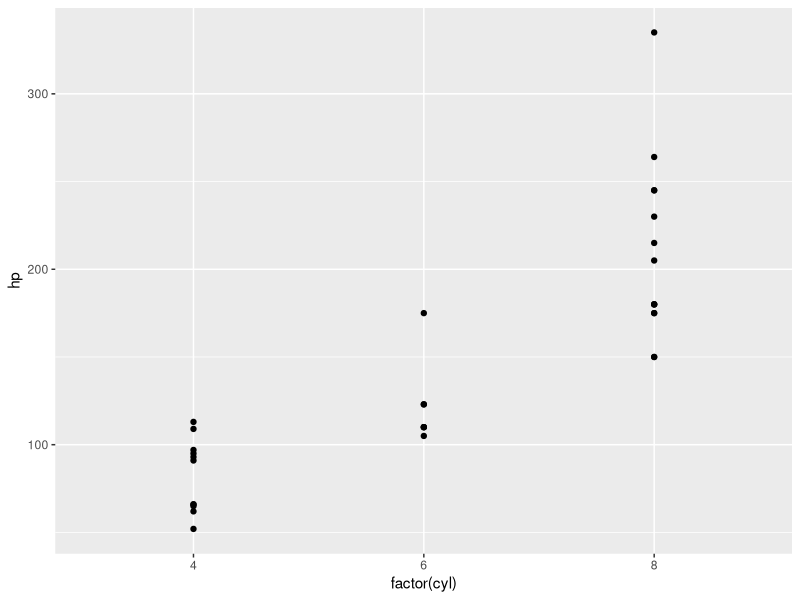
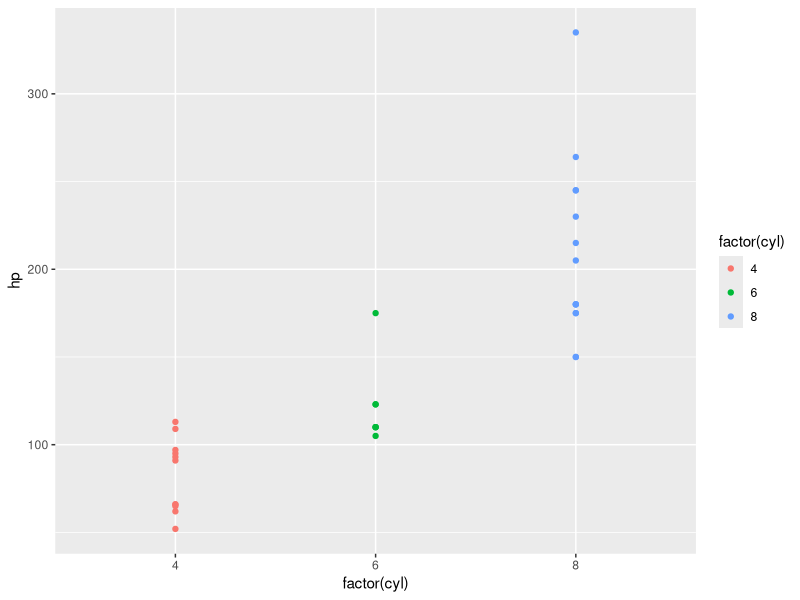
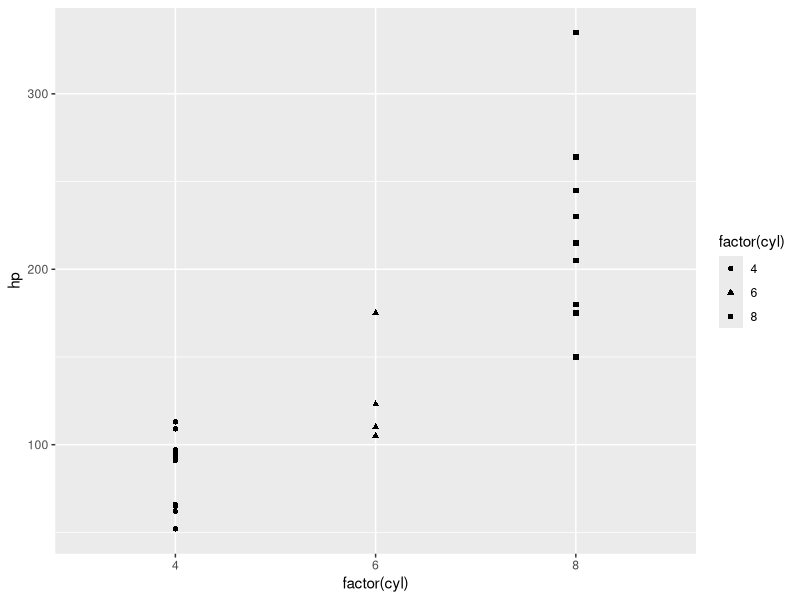
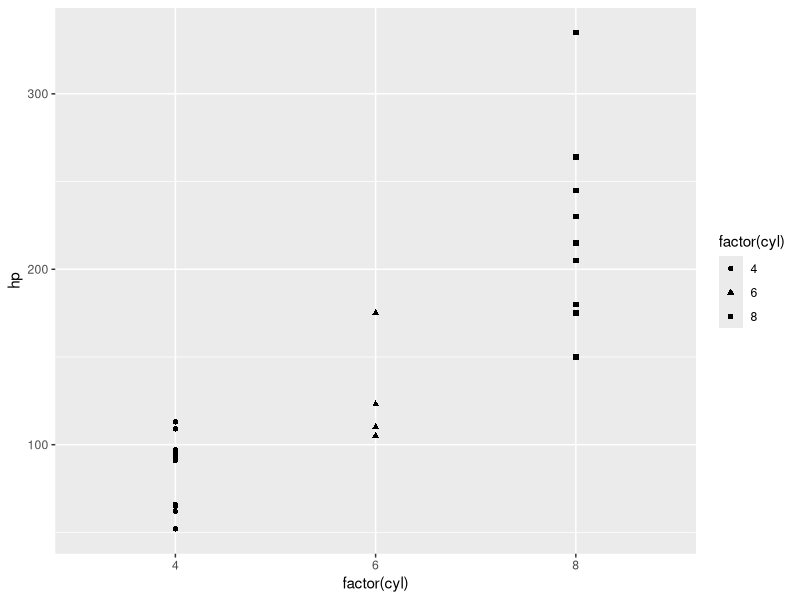
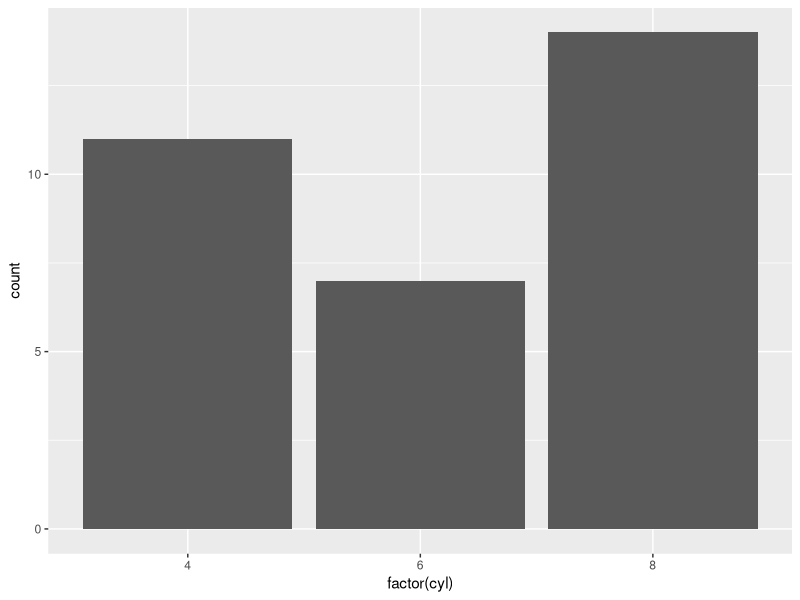
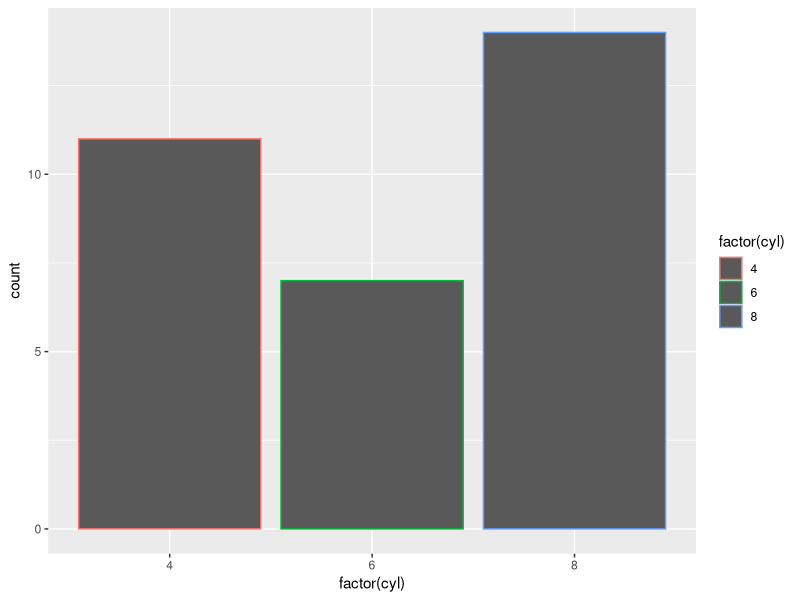
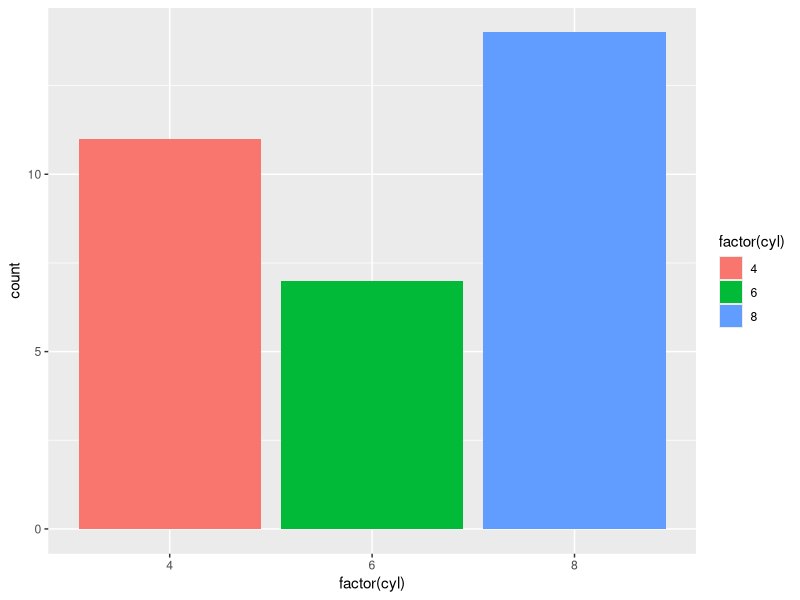
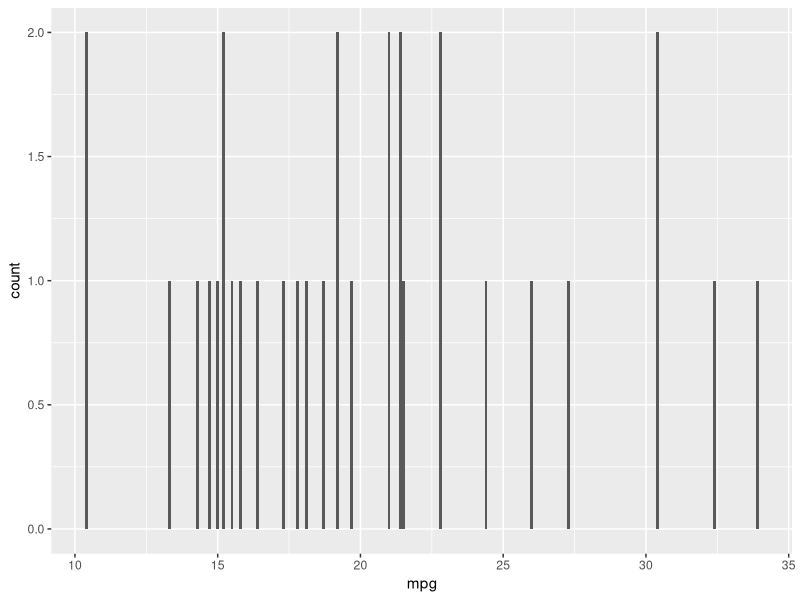

Write R code to recreate these figures, in order. (Note: this script raises an error after producing the figures.)
#ggplot2 library

library(ggplot2)


#PROG-1
#Scatter plot
ggplot(mtcars, aes(x= factor(cyl), y=hp)) + geom_point()
ggplot(mtcars, aes(x= factor(cyl), y=hp, color = factor(cyl))) + geom_point()
ggplot(mtcars, aes(x= factor(cyl), y=hp, shape = factor(cyl))) + geom_point()
ggplot(mtcars, aes(x= factor(cyl), y=hp, shape = factor(cyl),shape = factor(cyl))) + geom_point()

#bar chart
ggplot(mtcars, aes(x= factor(cyl))) + geom_bar()
ggplot(mtcars, aes(x= factor(cyl), color = factor(cyl))) + geom_bar()
ggplot(mtcars, aes(x= factor(cyl), fill = factor(cyl))) + geom_bar()

#histogram
ggplot(mtcars, aes(x = mpg)) + geom_histogram(binwidth = 0.1)

#pie
data("mtcars")
cyl<-data.frame(cyl)
ggplot(cyl, aes(x="",y=Freq,fill=Var1))+geom_bar(stat="identity")+
  coord_polar(theta="y")+labs(title="piechart")
